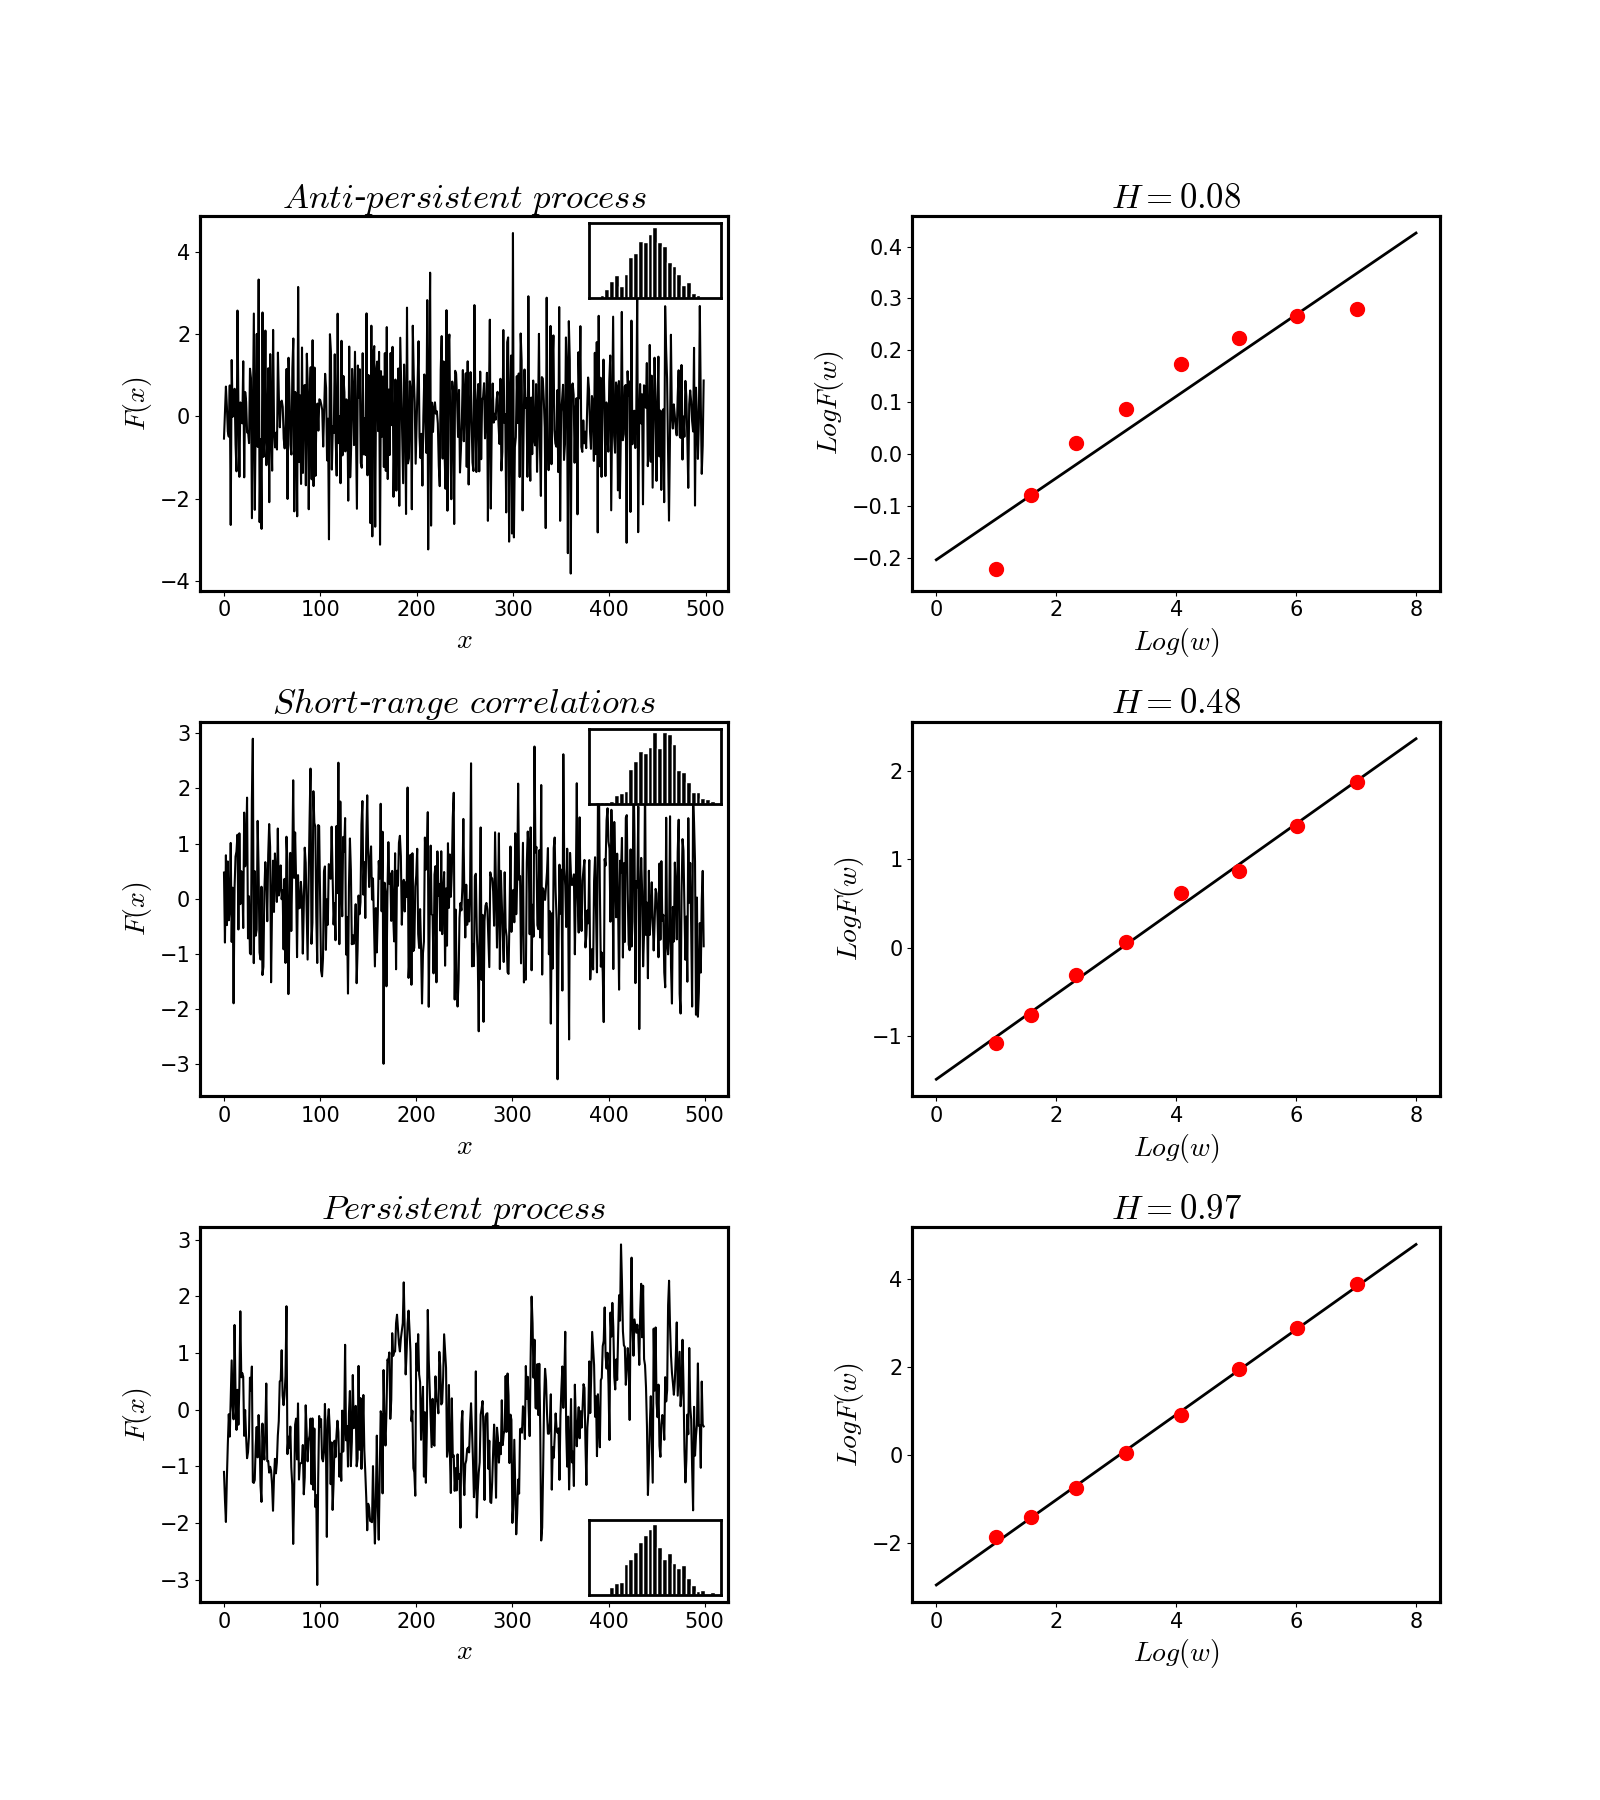

Recreate this plot in Python.
import numpy as np
import multi_detrending as md
from acoustics.generator import noise

import matplotlib as mpl
import matplotlib.pyplot as plt
from mpl_toolkits.axes_grid1.inset_locator import inset_axes

import warnings
warnings.filterwarnings('ignore')

def difference(l, interval = 1):
    """ difference list
    """
    diff = list()
    for i in range(interval, len(l)):
        val = l[i] - l[i - interval]
        diff.append(val)
    return diff

# parameters
n = 500
step_size = 1
q = 2
order = 1
XY = []
FBM = []
FWN = []

#colors = ['white', 'white','pink','brown']
colors = ['white', 'white','pink']
process_label = ['$Anti$-$persistent$ $process$','$Short$-$range$ $correlations$','$Persistent$ $process$']

for i, c in enumerate(colors):
    fwn = noise(n, color = c)
    # create some colored fBm data
    if i == 0:
        fbm = np.mat(fwn) + (np.mat(np.cumsum(fwn)-np.mean(fwn)))/5
    else:
        fbm = np.mat(np.cumsum(fwn)-np.mean(fwn))
    uneven = fbm.shape[1]%2
    if uneven:
        fbm = fbm[0,:-1]
    # AFA step
    XY.append(md.multi_detrending(fbm,step_size,q,order))
    FBM.append(fbm)
    FWN.append(fwn)

FWN[0] = difference(FWN[0], interval = 1)

### pre-specify number of subplots
fig, ax = plt.subplots(len(colors),2)
fig.set_size_inches(16,len(colors)*6)
fig.subplots_adjust(wspace = .35, hspace = .35)

# customize fonts
mpl.rcParams.update({# Use mathtext, not LaTeX
                            'text.usetex': False,
                            # Use the Computer modern font
                            'font.family': 'serif',
                            'font.serif': 'cmr10',
                            #'font.serif': 'Times New Roman',
                            'font.weight':'bold',
                            'mathtext.fontset': 'cm',
                            })

mpl.rcParams['axes.linewidth'] = 2

for i, xy in enumerate(XY):
    # variables
    ## ts
    fBm = np.squeeze(np.asarray(FBM[i]))
    fWn = np.squeeze(np.asarray(FWN[i]))
    ## AFA
    x = np.squeeze(np.asarray(XY[i][0]))
    y = np.squeeze(np.asarray(XY[i][1]))
    ## fit
    p = np.poly1d(np.polyfit(x, y, order))
    xp = np.linspace(0, len(x), len(x))

    # plot ts
    ax[i,0].plot(fWn, color = 'k')
    #ax[i,0].plot(fBm, color = 'r')
    if process_label:
        ax[i,0].set_title(process_label[i], size = 25)
    else:
        ax[i,0].set_title('Integrated {} noise'.format(colors[i]), size = 25)
    ax[i,0].set_xlabel('$x$', size = 20)
    ax[i,0].set_ylabel('$F(x)$', size = 20)
    # aesthetics
    [i.set_linewidth(2.25) for i in ax[i,0].spines.values()]# border
    ax[i,0].tick_params(axis='both', which='both', labelsize = 15)

    # fWn distribution inset
    ## determine best rightmost location for inset
    if np.mean(fWn[-150:]) > np.mean(fWn):
        loc = 4
    else:
        loc = 1
    fWnDist = inset_axes(ax[i,0],
                    width="25%",
                    height=.75,
                    loc=loc)
    n, bins, patches = plt.hist(fWn, 25, density=True, edgecolor = 'w', facecolor = 'k')
    plt.xticks([])
    plt.yticks([])

    # plot fit
    ax[i,1].plot(xp, p(xp), 'k-', linewidth = 2,zorder = 0)
    ax[i,1].scatter(x, y, c = 'r', s = 100, zorder = 1)

    ax[i,1].set_title('$H = {}$'.format(round(np.polyfit(x, y, 1)[0],2)), size = 25)
    ax[i,1].set_xlabel('$Log(w)$', size = 20)
    ax[i,1].set_ylabel('$LogF(w)$', size = 20)
    print(p)

    # aesthetics
    [i.set_linewidth(2.25) for i in ax[i,1].spines.values()]# border
    ax[i,1].tick_params(axis='both', which='both', labelsize = 15)

plt.tight_layout()
plt.savefig('colored_noise.png')
plt.close()
